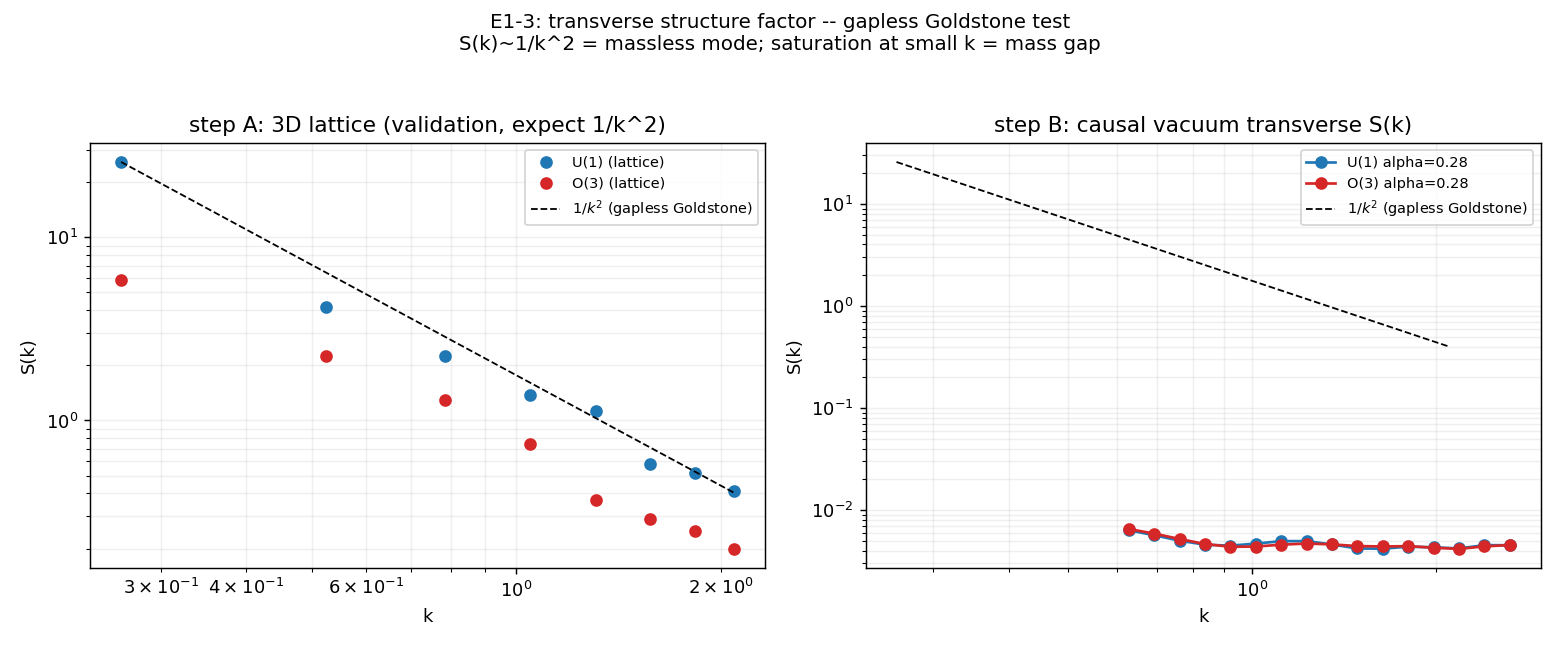

Write Python code to recreate this figure.
"""E1_3_magnon.py -- the orientation wave of the causal vacuum: gapless Goldstone?

Charter: E1_ORIENTATION.md (E1-3).  Runs ONLY because E1-1 confirmed an ordered
phase (J > J_c).  The charter asks whether the orientation wave is a PHOTON
(omega = c k, relativistic Goldstone) or a MAGNON (omega = D k^2) or MASSIVE
(omega^2 = c^2 k^2 + m^2).

What is honestly measurable here, and what is not
-------------------------------------------------
The Metropolis update is RELAXATIONAL (model-A) dynamics: it samples the
equilibrium ensemble but does NOT carry the Lorentzian time-structure of the
physical theory.  The equal-time transverse structure factor

    S(k) = < | sum_i s_perp,i e^{-i k.x_i} |^2 > / N

is the same for omega=ck and for omega=Dk^2 (both have spatial stiffness ~ k^2,
hence S ~ 1/k^2): the time-derivative structure that separates them is NOT in the
equilibrium fluctuations.  So this probe can decide:

    * GAPLESS vs MASSIVE   -- S(k->0) diverges (Goldstone) or saturates (gap);
    * the spatial exponent alpha in S(k) ~ 1/k^alpha (alpha=2 = ordinary
      gradient stiffness, the relativistic SPATIAL term).

It CANNOT by itself decide omega=ck vs omega=Dk^2 -- that needs propagating
(Lorentzian) dynamics (the causal-set d'Alembertian, e10_sorkin_dalembertian /
NIVEL4 E2).  Under the relativistic assumption (2nd-order time derivative, which
the causal/Lorentzian structure supplies) omega^2 = v^2 k^alpha, so alpha=2 gives
omega ~ k (linear, photon-like).  This conditional is reported, not claimed.

Step A validates the S(k) estimator on the 3D cubic lattice (must give alpha~2).
Step B measures S(k) for the causal vacuum.  Anti-circularity: 'photon'/'magnon'
do not steer the generator; real cos/sin sums; fixed seeds.
"""
from __future__ import annotations

import json
import time
from pathlib import Path

import numpy as np
import matplotlib
matplotlib.use("Agg")
import matplotlib.pyplot as plt  # noqa: E402

import orientation_core as oc  # noqa: E402

OUT = Path(__file__).resolve().parent


def collect_samples(model, n_burn, n_meas, meas_every=2):
    model.equilibrate(n_burn, adapt=True)
    samples = []
    s, taken = 0, 0
    while taken < n_meas:
        model.sweep()
        s += 1
        if s % meas_every == 0:
            samples.append([c.copy() for c in oc.transverse_components(model)])
            taken += 1
    return samples


def fit_power(k, S, kmax_frac=1.0):
    """Fit log S = const - alpha log k over the cleanest range; return alpha, R^2."""
    sel = (k > 0) & (S > 0) & np.isfinite(S)
    if kmax_frac < 1.0:
        sel &= k <= kmax_frac * k.max()
    lk, lS = np.log(k[sel]), np.log(S[sel])
    a = np.polyfit(lk, lS, 1)
    alpha = -a[0]
    R2 = oc._r2(lS, a[1] + a[0] * lk)
    return float(alpha), float(R2)


# ----------------------------------------------------------------------- #
# Step A -- validate S(k) ~ 1/k^2 on the 3D cubic lattice (ordered phase)
# ----------------------------------------------------------------------- #
def step_A():
    print("-" * 72)
    print("E1-3 step A: validate S(k) estimator on 3D cubic XY/O(3) (expect alpha~2)")
    L = 24
    g = oc.lattice_periodic((L, L, L))
    coords = np.stack(np.unravel_index(np.arange(g.n), (L, L, L)), axis=1).astype(float)
    kmags = 2 * np.pi / L * np.arange(1, 9)        # commensurate spatial modes
    res = {}
    for model_name, J in (("U(1)", 1.0), ("O(3)", 1.5)):
        m = oc.MODELS[model_name](g, J=J, seed=3)
        samples = collect_samples(m, n_burn=1500, n_meas=120, meas_every=2)
        S = oc.structure_factor(samples, coords, kmags, n_dirs=3)
        alpha, R2 = fit_power(kmags, S)
        res[model_name] = {"k": kmags.tolist(), "S": S.tolist(),
                           "alpha": alpha, "R2": R2}
        print(f"   {model_name}: alpha={alpha:.2f}  R2={R2:.3f}  "
              f"(gapless: S rises as k->0 = {S[0] > S[-1]})")
    ok = all(abs(res[m]["alpha"] - 2.0) < 0.4 for m in res)
    print(f"   step-A validation: {'PASS' if ok else 'FAIL'} "
          "(estimator reproduces gradient stiffness alpha~2)")
    return res, ok


# ----------------------------------------------------------------------- #
# Step B -- S(k) of the causal vacuum in the ordered phase
# ----------------------------------------------------------------------- #
RHO = 0.5
BOX = [(0.0, 10.0)] * 4          # isotropic 4D box for clean spatial S(k)
J_ORD = 2.0                      # deep in the ordered phase (J >> J_c ~ 0.1)
N_SEEDS = 6
N_K = 16


def step_B():
    print("-" * 72)
    print(f"E1-3 step B: causal-vacuum S(k)  rho={RHO} box={BOX[0]}^4 J={J_ORD}")
    res = {m: {"S_acc": None, "k": None} for m in ("U(1)", "O(3)")}
    gstats = []
    for seed in range(N_SEEDS):
        rng = np.random.default_rng(9000 + seed)
        pts = oc.sprinkle_box(RHO, BOX, rng)
        g = oc.causal_link_graph(pts)
        xs = pts[:, 1:]                                   # spatial coords (3D)
        spacing = RHO ** (-0.25)
        kmin = 2 * np.pi / (BOX[1][1] - BOX[1][0])
        kmax = np.pi / spacing                            # ~ Nyquist of the sprinkle
        kmags = np.geomspace(kmin, kmax, N_K)
        gstats.append({"n": g.n, "links": g.n_links, "avgdeg": 2 * g.n_links / g.n})
        for model_name in ("U(1)", "O(3)"):
            m = oc.MODELS[model_name](g, J=J_ORD, seed=100 * seed + 5)
            samples = collect_samples(m, n_burn=1000, n_meas=80, meas_every=2)
            S = oc.structure_factor(samples, xs, kmags, n_dirs=3)
            if res[model_name]["S_acc"] is None:
                res[model_name]["S_acc"] = np.zeros_like(S)
                res[model_name]["k"] = kmags
            res[model_name]["S_acc"] += S
        print(f"   seed {seed}: n={g.n} avgdeg={2*g.n_links/g.n:.0f}")
    out = {}
    for model_name in ("U(1)", "O(3)"):
        k = res[model_name]["k"]
        S = res[model_name]["S_acc"] / N_SEEDS
        # fit over the trustworthy window (drop the highest k near Nyquist)
        alpha, R2 = fit_power(k, S, kmax_frac=0.7)
        ratio = float(S[0] / S[-1])
        # classify the spatial stiffness:
        #   'goldstone' : S ~ 1/k^2, strong small-k rise (local gradient stiffness);
        #   'flat'      : S ~ const, alpha~0, ratio~1 (NON-LOCAL / mean-field, the
        #                 causal-set non-locality -- no gradient term);
        #   'massive'   : S saturates to a small-k plateau then falls (mass gap).
        if alpha >= 1.4 and ratio > 4.0:
            shape = "goldstone"
        elif alpha < 0.6 and ratio < 2.0:
            shape = "flat_nonlocal"
        else:
            shape = "massive_or_mixed"
        out[model_name] = {"k": k.tolist(), "S": S.tolist(), "alpha": alpha,
                           "R2": R2, "ratio_kmin_kmax": ratio, "shape": shape}
        print(f"   {model_name}: alpha={alpha:.2f}  R2={R2:.3f}  "
              f"S(kmin)/S(kmax)={ratio:.1f}  shape={shape}")
    out["graph_stats"] = {kk: float(np.mean([s[kk] for s in gstats]))
                          for kk in ("n", "links", "avgdeg")}
    return out


def main():
    t0 = time.time()
    print("=" * 72)
    print("E1-3 -- orientation wave of the causal vacuum (Goldstone structure)")
    print("=" * 72)
    A, A_ok = step_A()
    B = step_B()

    # ---- verdict --------------------------------------------------------
    shapes = {m: B[m]["shape"] for m in ("U(1)", "O(3)")}
    if not A_ok:
        code, verdict = "INVALID", "estimator failed step-A validation"
    elif all(s == "goldstone" for s in shapes.values()):
        code = "A"
        verdict = ("GAPLESS GOLDSTONE, S~1/k^2 (local gradient stiffness) -> under "
                   "relativistic 2nd-order dynamics omega~k, PHOTON-like.  ck-vs-Dk^2 "
                   "not separable by an equilibrium probe -- PARTIAL on magnon.")
    elif all(s == "flat_nonlocal" for s in shapes.values()):
        code = "C"
        verdict = ("FLAT S(k) (alpha~0): the link-coupled orientation field is "
                   "NON-LOCAL / mean-field (avgdeg~130, causal-set non-locality) -- "
                   "it has NO gradient (k^2) stiffness, so the naive links do NOT "
                   "support a relativistic Goldstone/photon.  'photon=magnon' NOT "
                   "established by the bare link action; recovering omega=ck needs the "
                   "smeared causal-set d'Alembertian (Sorkin/BD, e10).")
    else:
        code = "B"
        verdict = (f"MIXED/MASSIVE: shapes={shapes} -- gapped or intermediate "
                   "stiffness; relativistic Goldstone not cleanly supported.")

    print("-" * 72)
    print(f"step A (estimator valid): {'PASS' if A_ok else 'FAIL'}")
    print(f"causal vacuum S(k) shapes: {shapes}")
    print(f"VERDICT (E1-3) [{code}]: {verdict}")
    print("=" * 72)

    # ---- figure --------------------------------------------------------
    fig, axes = plt.subplots(1, 2, figsize=(12, 5))
    for model_name, col in (("U(1)", "tab:blue"), ("O(3)", "tab:red")):
        kL = np.array(A[model_name]["k"]); SL = np.array(A[model_name]["S"])
        axes[0].loglog(kL, SL, "o", color=col, label=f"{model_name} (lattice)")
        kC = np.array(B[model_name]["k"]); SC = np.array(B[model_name]["S"])
        axes[1].loglog(kC, SC, "o-", color=col,
                       label=f"{model_name} alpha={B[model_name]['alpha']:.2f}")
    for ax in axes:
        kk = np.array(A["U(1)"]["k"])
        ax.loglog(kk, kk.astype(float) ** -2.0 * (A["U(1)"]["S"][0] * kk[0] ** 2),
                  "k--", lw=1, label=r"$1/k^2$ (gapless Goldstone)")
        ax.set_xlabel("k"); ax.set_ylabel("S(k)"); ax.legend(fontsize=8)
        ax.grid(alpha=0.2, which="both")
    axes[0].set_title("step A: 3D lattice (validation, expect 1/k^2)")
    axes[1].set_title("step B: causal vacuum transverse S(k)")
    fig.suptitle("E1-3: transverse structure factor -- gapless Goldstone test\n"
                 "S(k)~1/k^2 = massless mode; saturation at small k = mass gap",
                 fontsize=11)
    fig.tight_layout(rect=[0, 0, 1, 0.95])
    fig.savefig(OUT / "E1_3_magnon.png", dpi=130)
    print(f"saved {OUT/'E1_3_magnon.png'}")

    payload = {"step_A": A, "step_A_pass": bool(A_ok), "step_B": B,
               "config_B": {"rho": RHO, "box": BOX, "J": J_ORD, "n_seeds": N_SEEDS,
                            "n_k": N_K},
               "shapes": shapes, "verdict_code": code, "verdict": verdict,
               "runtime_s": time.time() - t0,
               "timestamp_utc": time.strftime("%Y-%m-%dT%H:%M:%SZ", time.gmtime())}
    (OUT / "E1_3_magnon.json").write_text(json.dumps(payload, indent=2, default=float))
    print(f"saved {OUT/'E1_3_magnon.json'}  ({payload['runtime_s']:.0f}s)")


if __name__ == "__main__":
    main()
